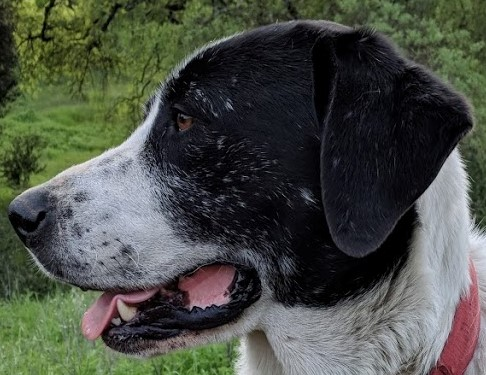
#> input picture DATA/sammy_face.jpg, 486 x 375 px
$ python '04 Edge Detection.py'
#> lines starting #> are read from the running program, lines starting #| are printed output that depends on the picture; after the words box and inside, x2 and y2 are one past the last pixel; in counts of white or black regions, pixels touching at a corner belong together
# Canny Edge detector - 1986
# Algoritmo multi estágios
# * aplica um filtro gaussiano para suavizar e remover ruído
# * acha os gradientes de intensidade da img
# * aplica uma supressão não máxima para retirar repostas espúrias da detecção de bordas
# * aplica um threshold duplo para determinar bordas potenciais
# * encontra por 'histerese': suprime bordas fracos e não conecta as fortes
# Para img de alta resolução e bordas gerais, é melhor aplicar um blur customizado antes de aplicar esse algoritmo


import cv2
import matplotlib.pyplot as plt
import numpy as np


img = cv2.imread('../DATA/sammy_face.jpg')
#> img is the input picture: shape (375, 486, 3); mean B, G, R 70, 78.7, 74.2
# img = cv2.cvtColor(img, cv2.COLOR_BGR2RGB)
print(img.shape)  # (375, 486, 3)
#| (375, 486, 3)
plt.figure()
plt.imshow(img)

# recebe as margens da img, porém tbm tem bastante ruído (bordas não interessante)
edges = cv2.Canny(image=img, threshold1=127, threshold2=127)
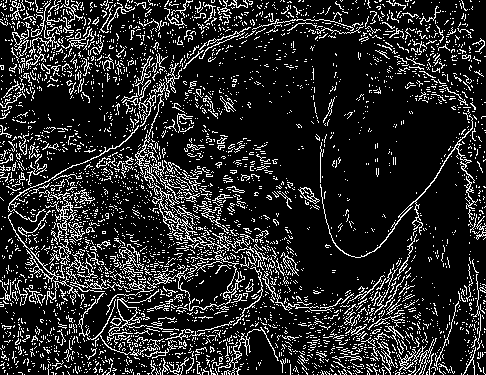
#> edges: shape (375, 486); 15.6% white in thin lines or dots
plt.figure()
plt.imshow(edges)

edges = cv2.Canny(image=img, threshold1=0, threshold2=255)
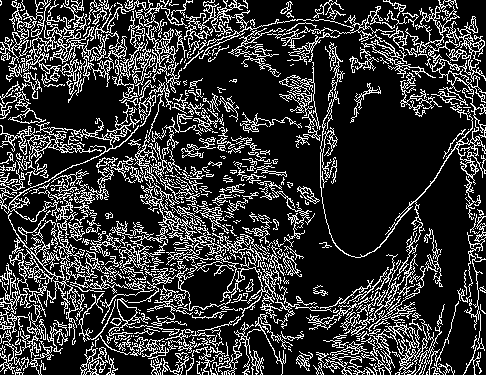
#> edges: shape (375, 486); 21% white in thin lines or dots
plt.figure()
plt.imshow(edges)

# valor mediano do pixel
med_val = np.median(img)
#> med_val = 64

lower = int(max(0, 0.7*med_val))
#> lower = 44
upper = int(min(0, 1.3*med_val))
#> upper = 0

edges = cv2.Canny(image=img, threshold1=lower, threshold2=upper)
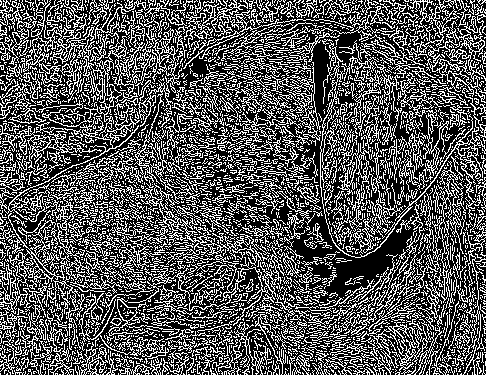
#> edges: shape (375, 486); 33.9% white in thin lines or dots
plt.figure()
plt.imshow(edges)

# aplicando blur antes
blur_img = cv2.blur(img, ksize=(7, 7))
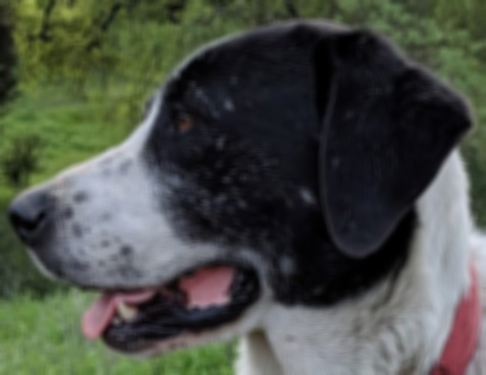
#> blur_img: shape (375, 486, 3); mean B, G, R 70, 78.7, 74.3
edges = cv2.Canny(image=blur_img, threshold1=lower, threshold2=upper)
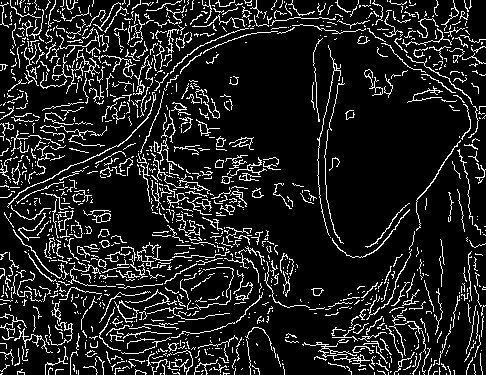
#> edges: shape (375, 486); 12.4% white in thin lines or dots
plt.figure()
plt.imshow(edges)

plt.show()

$ run again, with DATA/00-puppy.jpg copied over DATA/sammy_face.jpg
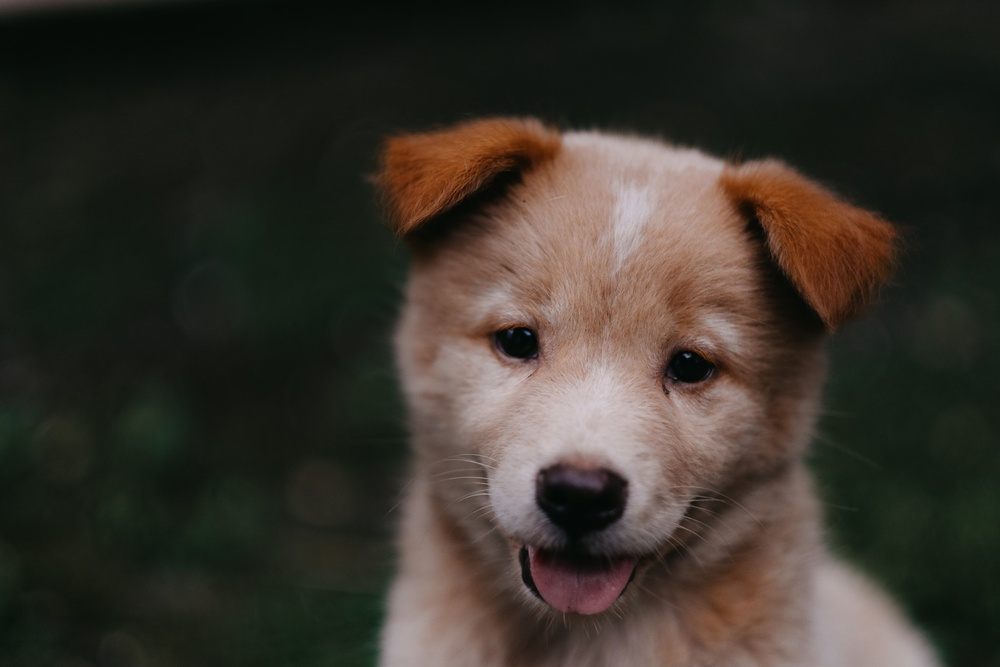
#> input picture DATA/00-puppy.jpg, 1000 x 667 px, shrunk from 1950 x 1300 before the run
#> img is the input picture: shape (667, 1000, 3); mean B, G, R 43.8, 51.8, 57.3
#| (667, 1000, 3)
#> `edges = cv2.Canny(image=img, threshold1=0, threshold2=255)`:
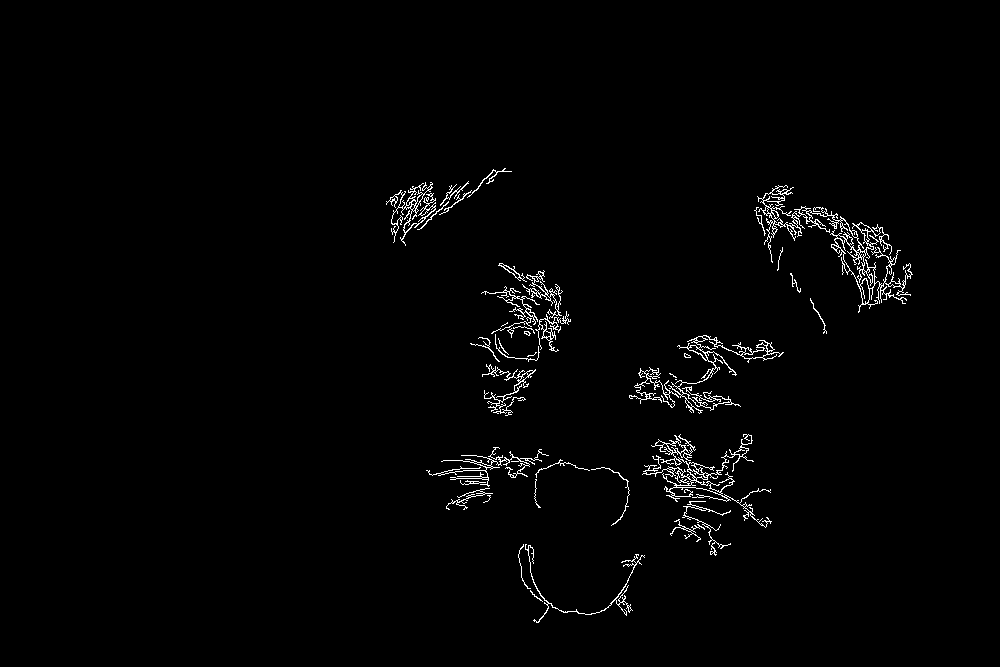
#> edges: shape (667, 1000); 1.5% white in thin lines or dots, all inside (x1, y1, x2, y2) = (386, 168, 913, 623)
#> med_val = 27
#> lower = 18
#> upper = 0
#> `edges = cv2.Canny(image=blur_img, threshold1=lower, threshold2=upper)`:
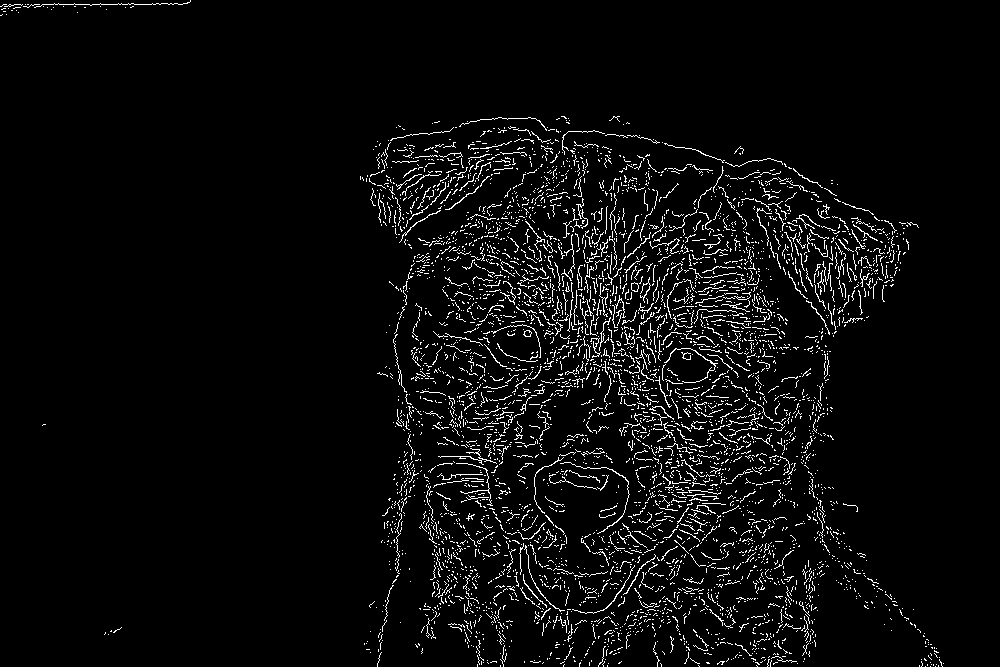
#> edges: shape (667, 1000); 4.4% white in thin lines or dots

$ run again, with DATA/Denis_Mukwege.jpg copied over DATA/sammy_face.jpg
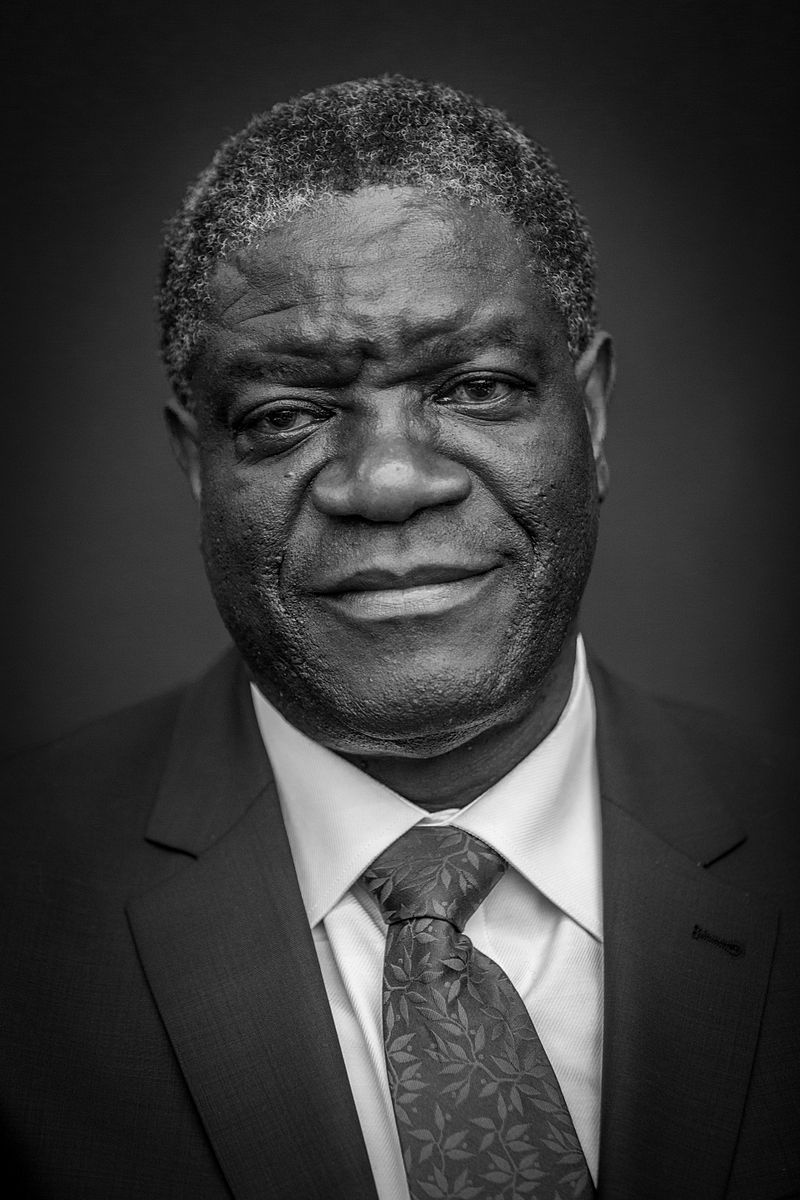
#> input picture DATA/Denis_Mukwege.jpg, 800 x 1200 px
#> img is the input picture: shape (1200, 800, 3); min 0, max 255, mean 58.8
#| (1200, 800, 3)
#> `edges = cv2.Canny(image=img, threshold1=0, threshold2=255)`:
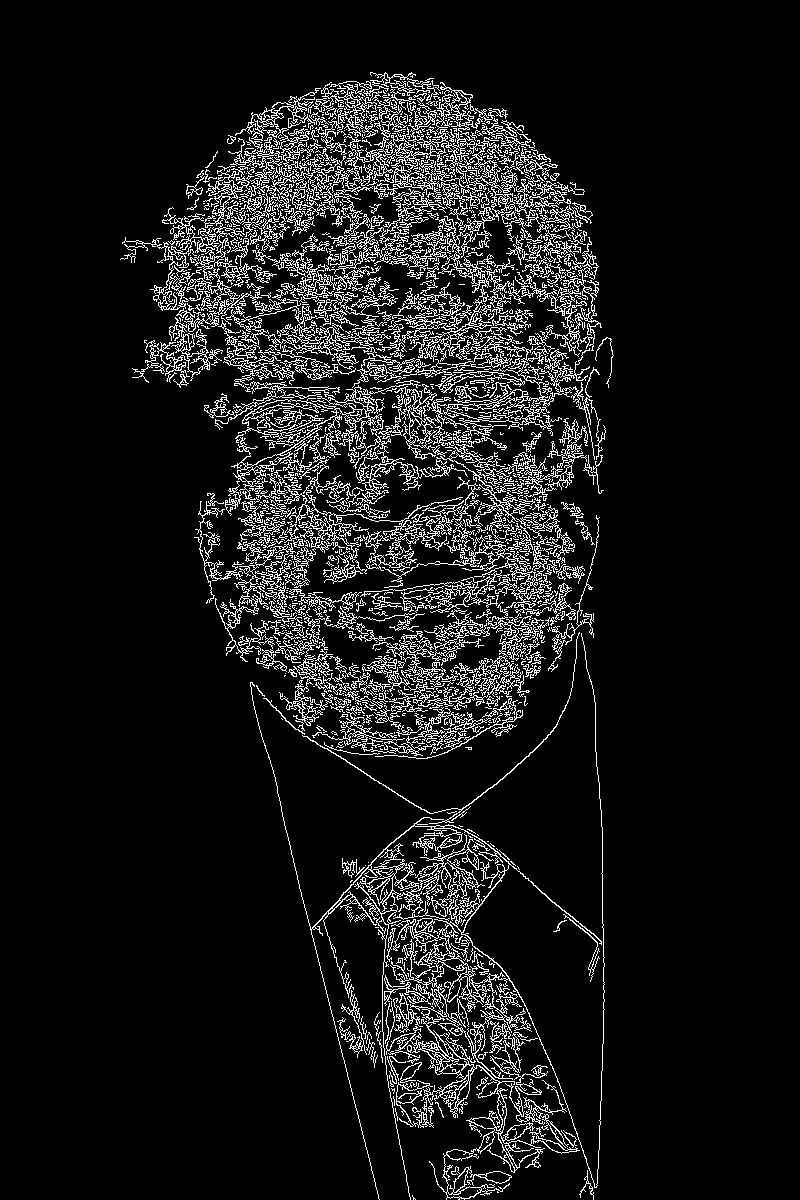
#> edges: shape (1200, 800); 9.1% white in thin lines or dots, all inside (x1, y1, x2, y2) = (120, 72, 614, 1200)
#> med_val = 43
#> lower = 30
#> upper = 0
#> `edges = cv2.Canny(image=blur_img, threshold1=lower, threshold2=upper)`:
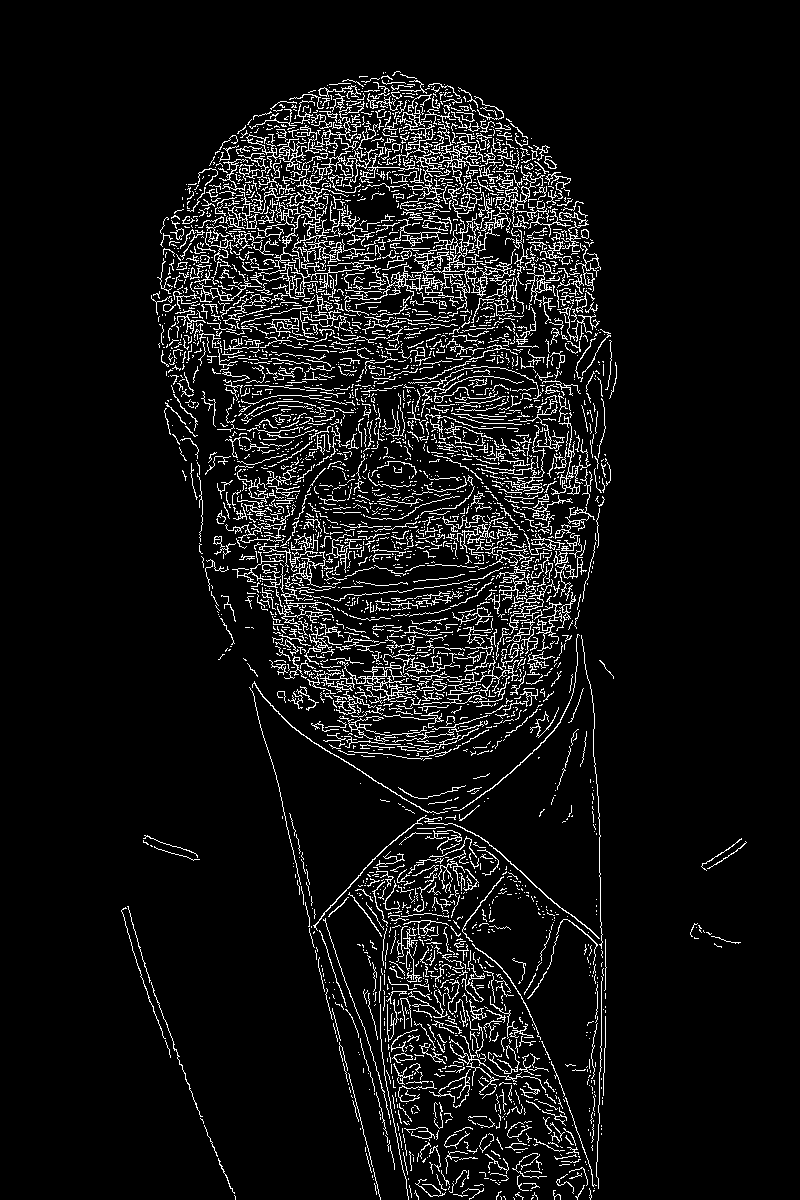
#> edges: shape (1200, 800); 7.5% white in thin lines or dots, all inside (x1, y1, x2, y2) = (121, 71, 747, 1200)

$ run again, with DATA/Nadia_Murad.jpg copied over DATA/sammy_face.jpg
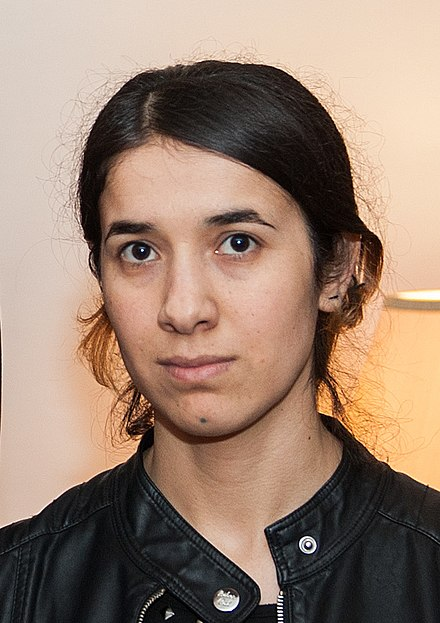
#> input picture DATA/Nadia_Murad.jpg, 440 x 623 px
#> img is the input picture: shape (623, 440, 3); mean B, G, R 112.7, 129.2, 153.8
#| (623, 440, 3)
#> `edges = cv2.Canny(image=img, threshold1=0, threshold2=255)`:
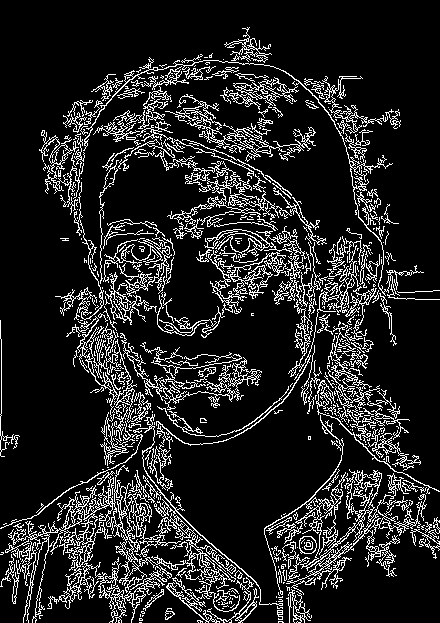
#> edges: shape (623, 440); 13.8% white in thin lines or dots
#> med_val = 151
#> lower = 105
#> upper = 0
#> `edges = cv2.Canny(image=blur_img, threshold1=lower, threshold2=upper)`:
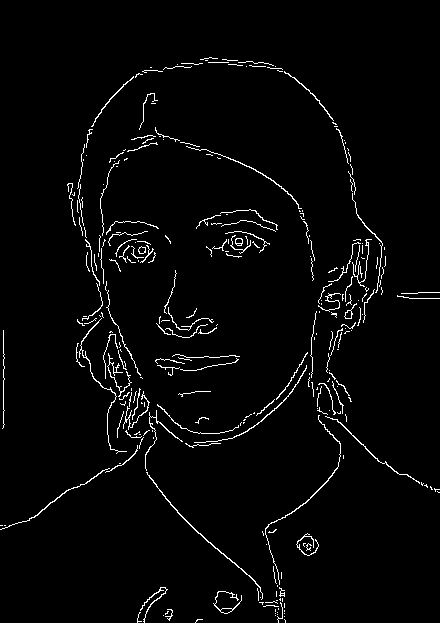
#> edges: shape (623, 440); 2.7% white in thin lines or dots
